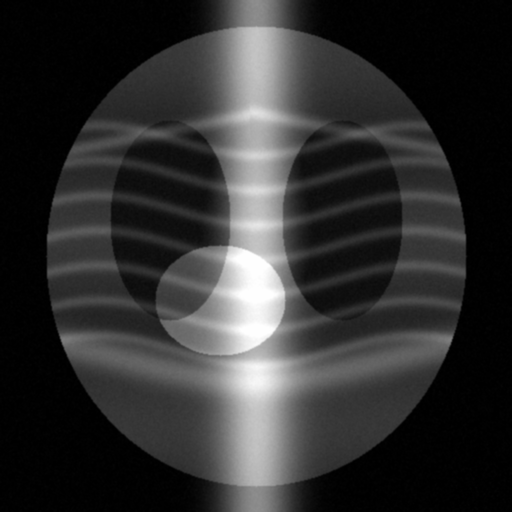
#> input picture steganography/data/cover/xray_sample_01.png, 512 x 512 px
$ python -i adaptive_lsb.py   (imports and definitions only)   (older library calls are emulated)
#> lines starting #> are read from the running program, lines starting #| are printed output that depends on the picture
#> further down, picture is the input picture: shape (512, 512); min 0, max 254, mean 48.3
"""
Modul Implementasi Steganografi Content-Adaptive LSB.
Memenuhi Persyaratan FR-05, FR-10, Milestone 2, dan AC-03 PRD.md / STEP.md.

Algoritma ini menganalisis kompleksitas konten lokal citra menggunakan operator gradien
(Sobel) pada 7 bit paling signifikan (MSB) agar invarian terhadap proses penyisipan.
Piksel dengan magnitudo gradien tertinggi (area tulang, tepi anatomi, dan tekstur tinggi)
diprioritaskan terlebih dahulu untuk menyembunyikan noise steganografi, meminimalkan
gangguan visual pada area homogen/halus citra X-Ray.
Ekstraksi bersifat blind (tanpa memerlukan citra cover asli).
"""

import os
import time
from typing import Tuple, Dict, Any, Optional
import numpy as np
import cv2

try:
    from .dataset import (
        bytes_to_bits,
        bits_to_bytes,
        check_capacity,
        load_cover_image,
        save_image,
        load_secret_message
    )
    from .metrics import (
        calculate_image_metrics,
        calculate_message_metrics,
        calculate_bpp
    )
except ImportError:
    from dataset import (
        bytes_to_bits,
        bits_to_bytes,
        check_capacity,
        load_cover_image,
        save_image,
        load_secret_message
    )
    from metrics import (
        calculate_image_metrics,
        calculate_message_metrics,
        calculate_bpp
    )


HEADER_SIZE_BYTES = 4  # 32-bit unsigned integer untuk mencatat panjang payload dalam bytes
HEADER_BITS_COUNT = HEADER_SIZE_BYTES * 8


def compute_complexity_map(image: np.ndarray, operator: str = "sobel") -> np.ndarray:
    """
    Menghitung peta kompleksitas tekstur/konten lokal citra.

    PENTING: Komputasi dilakukan pada 7 MSB (Most Significant Bits) dengan masking 0xFE
    sehingga nilai gradien tetap 100% identik baik pada citra cover maupun stego,
    memungkinkan ekstraksi bersifat blind (tanpa citra asli).

    Args:
        image: Citra grayscale 2D (uint8).
        operator: Nama operator gradien (default 'sobel').

    Returns:
        np.ndarray: Magnitudo gradien 2D bertipe float64 berukuran sama dengan citra.
    """
#> called with operator = 'sobel'
    if len(image.shape) != 2:
        raise ValueError("Citra harus berupa array 2D grayscale.")

    # Gunakan 7 MSB (nol-kan LSB) agar peta invarian terhadap modifikasi LSB
    invariant_base = (image & 0xFE).astype(np.float64)

    op_lower = operator.lower()
    if op_lower == "sobel":
        # Sobel gradien horizontal (dx) dan vertikal (dy)
        gx = cv2.Sobel(invariant_base, cv2.CV_64F, 1, 0, ksize=3)
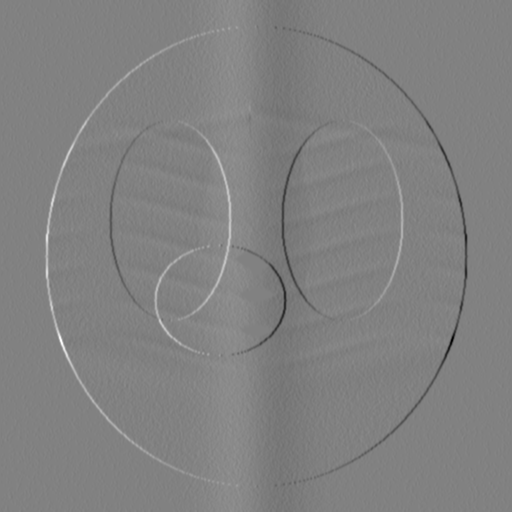
#> gx: shape (512, 512) float64; min -380, max 368, mean 0; drawn with min black and max white
        gy = cv2.Sobel(invariant_base, cv2.CV_64F, 0, 1, ksize=3)
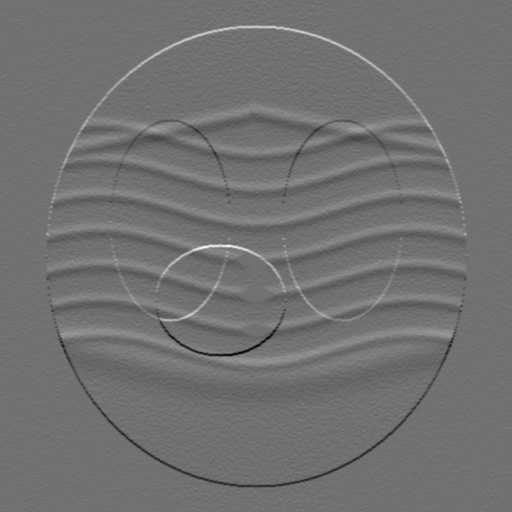
#> gy: shape (512, 512) float64; min -224, max 278, mean 0; drawn with min black and max white
        magnitude = np.hypot(gx, gy)
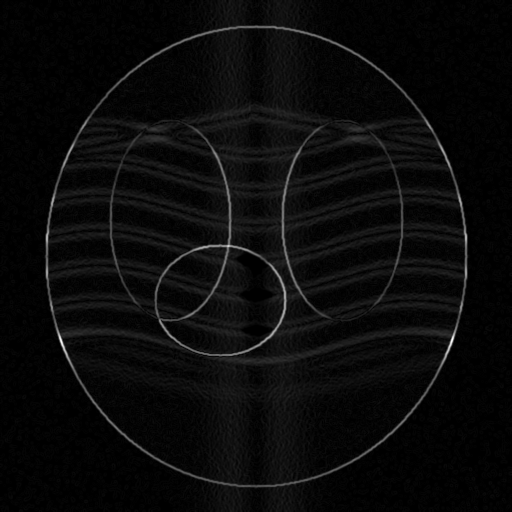
#> magnitude: shape (512, 512) float64; min 0, max 403.6, mean 17; drawn with min black and max white
    elif op_lower == "laplacian":
        magnitude = np.abs(cv2.Laplacian(invariant_base, cv2.CV_64F, ksize=3))
    else:
        raise ValueError(f"Operator kompleksitas '{operator}' tidak didukung. Pilih 'sobel' atau 'laplacian'.")

    return magnitude


# [215 lines left out: functions get_adaptive_pixel_order, embed_adaptive_lsb, extract_adaptive_lsb, not called in this run]


# [49 lines not run here, left out]

>>> import cv2
>>> picture = cv2.imread('../data/cover/xray_sample_01.png', cv2.IMREAD_GRAYSCALE)
>>> result = compute_complexity_map(picture)
